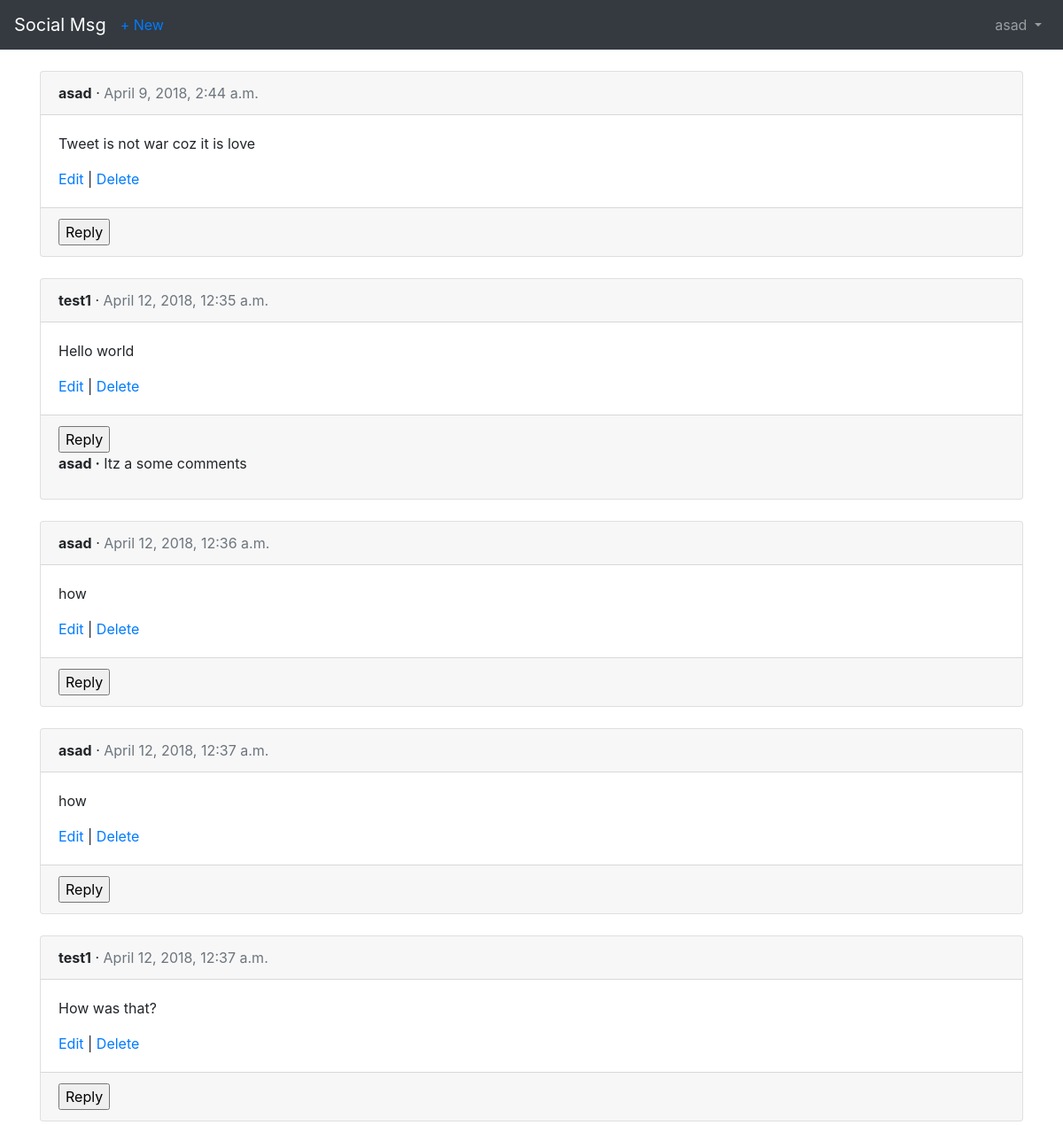
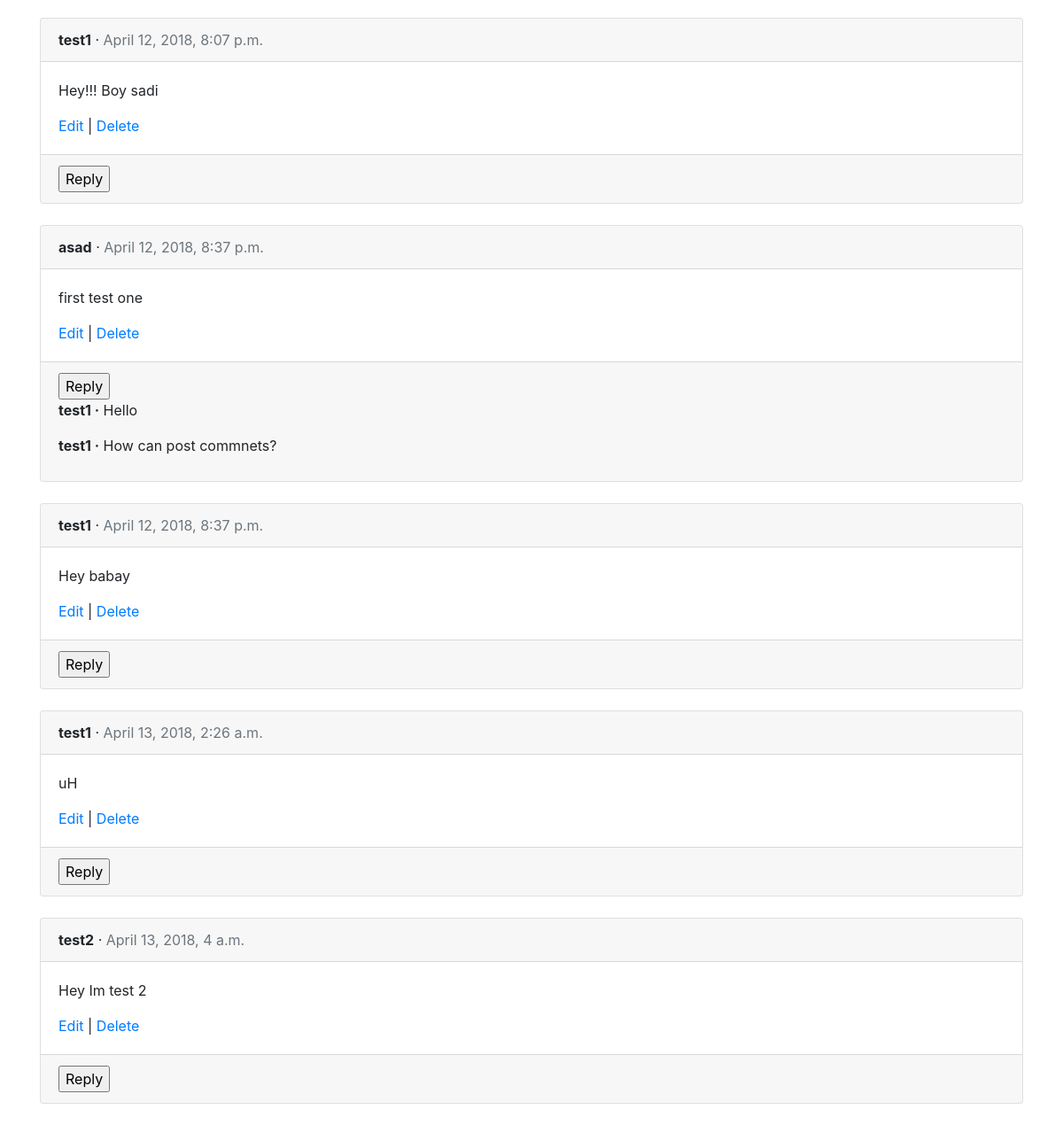
The app's page /posts/ (signed in) with its own data (2 pictures, top to bottom).
### users/models.py (models this page shows)
class CustomUser(AbstractUser):
    objects = CustomUserManager()

### posts/models.py (models this page shows, shortened)
class Post(models.Model):
    message=models.CharField(max_length=280)
    date=models.DateTimeField(auto_now_add=True)
    author=models.ForeignKey(settings.AUTH_USER_MODEL, on_delete=models.CASCADE)

class Comment(models.Model):
    post=models.ForeignKey(Post, on_delete=models.CASCADE)
    comment=models.CharField(max_length=140)
    author=models.ForeignKey(settings.AUTH_USER_MODEL, on_delete=models.CASCADE)
    def __str__(self):
        return self.comment

### posts/views.py (the view)
# urls.py: path('', views.PostListView.as_view(), name='post_list'),
class PostListView(LoginRequiredMixin, ListView, FormView):
    model=models.Post
    form_class=froms.CommentReplyForm
    success_url='/posts/'
    template_name='post_list.html'
    login_url='login'

### posts/froms.py (shortened to what this page needs)
class CommentReplyForm(forms.Form):
    model=Comment
    filelds = ['comment']

### users/templates/post_list.html (shortened to what this page needs)
{% extends 'base.html' %} {% block title %}Posts{% endblock %} {% block content %} {% for post in object_list %}
<div class="card">
    <div class="card-header">
        <span class="font-weight-bold">{{ post.author }}</span> &middot;
        <span class="text-muted">{{ post.date }}</span>
    </div>
    <div class="card-body">
        <p>{{ post.message }}</p>
        <a href="{% url 'post_edit' post.pk %}">Edit</a> |
        <a href="{% url 'post_delete' post.pk %}">Delete</a>
    </div>
    <div class="card-footer">
        <div class="comment_reply">
            <form action="" method="post">
                <input type="submit" value="Reply">
            </form>
        </div>
        {% for comment in post.comment_set.all %}
        <p>
            <span class="font-weight-bold">{{ comment.author }} &middot;</span>
            {{ comment }}
        </p>
        {% endfor %}
    </div>
</div>
<br /> {% endfor %} {% endblock content %}

### users/templates/base.html (shortened to what this page needs)
<!doctype html>
<html lang="en">
<head>
    <link rel="stylesheet" href="https://maxcdn.bootstrapcdn.com/bootstrap/4.0.0/css/bootstrap.min.css"
>
</head>
<body>
    <nav class="navbar navbar-expand-md navbar-dark bg-dark mb-4">
        <a class="navbar-brand" href="{% url 'home' %}">Social Msg</a>
        {% if user.is_authenticated %}
        <ul class="navbar-nav mr-auto">
            <li class="nav-item">
                <a href="{% url 'post_new' %}">+ New</a>
            </li>
        </ul>
        {% endif %}
        <div class="collapse navbar-collapse" id="navbarCollapse">
            {% if user.is_authenticated %}
            <ul class="navbar-nav ml-auto">
                <li class="nav-item">
                    <a class="nav-link dropdown-toggle" href="#" id="userMenu" data-toggle="dropdown" aria-haspopup="true" aria-expanded="false">
                        {{ user.username }}
                    </a>
            </li>
            </ul>
            {% else %}
            <form class="form-inline ml-auto">
                <a href="{% url 'login' %}" class="btn btn-outline-secondary">Log in
                </a>
                <a href="{% url 'signup' %}" class="btn btn-primary ml-2">Sign up</a>
            </form>
            {% endif %}
        </div>
    </nav>
    <div class="container">
        {% block content %} {% endblock %}
    </div>
</body>
</html>

### records on screen
CustomUser: username "asad"
Post: author "asad", date "April 9, 2018, 2:44 a.m.", message "Tweet is not war coz it is love"
Post: author "test1", date "April 12, 2018, 12:35 a.m.", message "Hello world"
Comment: author "asad", comment "Itz a some comments"
Post: author "asad", date "April 12, 2018, 12:36 a.m.", message "how"
Post: author "asad", date "April 12, 2018, 12:37 a.m.", message "how"
Post: author "test1", date "April 12, 2018, 12:37 a.m.", message "How was that?"
Post: author "test1", date "April 12, 2018, 8:07 p.m.", message "Hey!!! Boy sadi"
Post: author "asad", date "April 12, 2018, 8:37 p.m.", message "first test one"
Comment: author "test1", comment "Hello"
Comment: author "test1", comment "How can post commnets?"
Post: author "test1", date "April 12, 2018, 8:37 p.m.", message "Hey babay"
Post: author "test1", date "April 13, 2018, 2:26 a.m.", message "uH"
Post: author "test2", date "April 13, 2018, 4 a.m.", message "Hey Im test 2"
